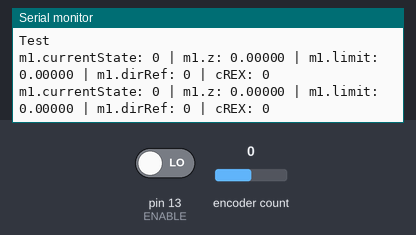
A sketch run on a simulated Arduino Uno, built with avr-gcc and run on an emulated ATmega328P. Shown: the last lines printed to the serial monitor. The test bench sets the inputs (shaded band); at power-on: pin 13 (ENABLE) LOW, encoder count 0. Random numbers use the default seed unless the sketch sets one.

Above: at 1.2 s.
1.3 s: pin 13 (ENABLE) driven HIGH
At 1.9 s:
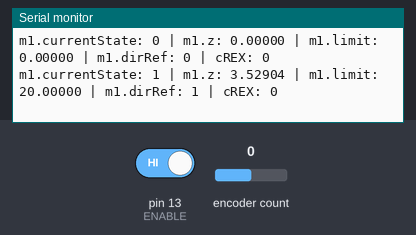
2.8 s: encoder count set to 1
At 3.4 s:
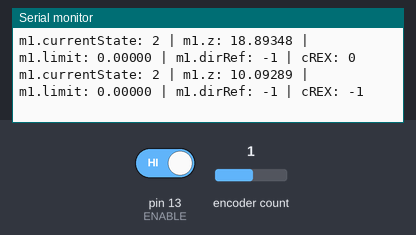
4.3 s: encoder count set to 2
At 4.9 s:
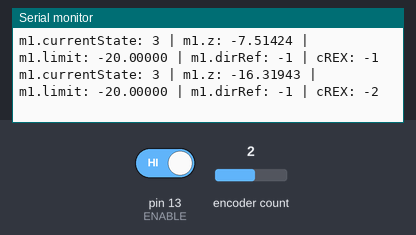
5.8 s: pin 13 (ENABLE) driven LOW
At 6.4 s:
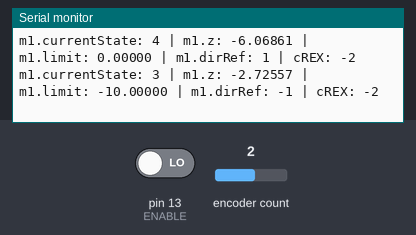
Timing chart, 0 to 8.3 s (numbered marks = the images above; inputs shaded):
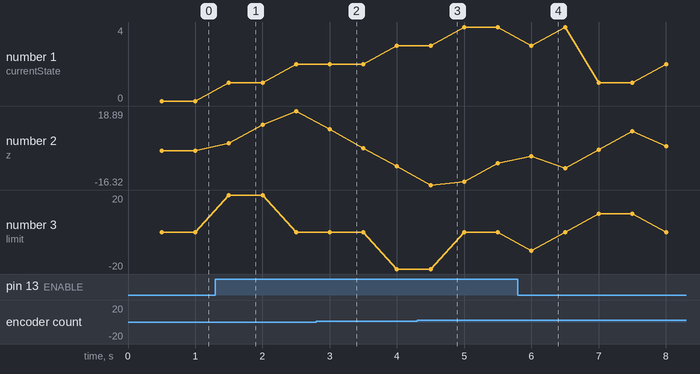

Measured:
- after the input at 1.3 s, the serial monitor: prints a new line after 0.20 s (image 1)
- after the input at 2.8 s, the serial monitor: prints a new line after 0.20 s (image 2)
- after the input at 4.3 s, the serial monitor: prints a new line after 0.20 s (image 3)
- after the input at 5.8 s, the serial monitor: prints a new line after 0.20 s (image 4)
- plotted number 1: 0 → 2 after the input at 1.3 s
- plotted number 2: 0 → 18.89 after the input at 1.3 s, 18.89 → -7.51 after the input at 2.8 s, -7.51 → -6.07 after the input at 4.3 s, -6.07 → 2.05 after the input at 5.8 s
- plotted number 3: 0 → -20 after the input at 2.8 s

The sketch:

DynaTable_IDE_v6.ino
```cpp
#include <Servo.h>
#include <math.h>
#include <stdio.h>
#include <stdlib.h>
#include <Encoder.h>

// Declaration of structures

struct motorDC {
  float z, limit, v;
  int dirRef, currentState;
};

struct motorSV {
  float limit;
  int currentState;
};

// Initialization of constants

const int L = 5; // Number of levels

const float D = 500; // Time step size in ms
const float T = 500; // Servo time in ms (min. 450 ms)

const float A = 20; // Maximum amplitude

const int DCXM1 = 2; // Motor pins
const int DCXM2 = 3;
const int DCYM1 = 4;
const int DCYM2 = 5;
/*
const int SV3 = ?;
const int SV4 = ?;
*/
const int ENABLE = 13; // Enable pin

const int ROTENCAX = 11; // Rotary encoder pins
const int ROTENCBX = 12;

// Initialization of variables used in the main functions and the FSM

bool mode = 0; // Continuous mode if 'true', pulse mode if 'false'
bool enable = 0; // In pulse mode, start cycle if 'true'

unsigned long counter = 0;

long cREX = 0;
int rREXPrev = 0;

unsigned long i = 0;
bool changed = 0;

// Initialization of motor structures

motorDC m1 = {0, 0, 0.00002, 0, 0};
motorDC m2 = {0, 0, 0.00002, 0, 0};

//Servo sv3;
motorSV m3 = {90, 0};

// Initialization rotary encoder
Encoder rotEncX(ROTENCAX, ROTENCBX);

unsigned long Told = 0;
unsigned long t1x = 0;
unsigned long t2x;

void setup() {
  pinMode(ENABLE, INPUT);

	pinMode(DCXM2, OUTPUT);
	pinMode(DCXM1, OUTPUT);

  pinMode(DCYM2, OUTPUT);
  pinMode(DCYM1, OUTPUT);
/*
  sv3.attach(SV3);
  sv3.write(90);
*/
	Serial.begin(115200);
  Serial.println("Test");

}

void loop() {

  enable = digitalRead(ENABLE);

  if (enable == true && changed == false) {
    i++;
    if (i > 10) {
      if (mode == true) {
        mode = false;
      }else if (mode == false) {
        mode = true;
      }else{
        mode = mode;
      }
      changed = true;
    }
  }else{
    i = 0;
    if (enable == false && changed == true) {
      changed = false;
    }
  }

  m1 = stateMachineDC(m1);

	m2 = stateMachineDC(m2);

	switch (m1.dirRef) {
		case -1:

		digitalWrite(DCXM2, LOW);
		digitalWrite(DCXM1, HIGH);

		break;

		case 0:

		digitalWrite(DCXM2, LOW);
		digitalWrite(DCXM1, LOW);

		break;

		case 1:

		digitalWrite(DCXM2, HIGH);
		digitalWrite(DCXM1, LOW);

		break;

	}

  switch (m2.dirRef) {
    case -1:

    digitalWrite(DCYM2, LOW);
    digitalWrite(DCYM1, HIGH);

    break;

    case 0:

    digitalWrite(DCYM2, LOW);
    digitalWrite(DCYM1, LOW);

    break;

    case 1:

    digitalWrite(DCYM2, HIGH);
    digitalWrite(DCYM1, LOW);

    break;

  }
/*
  digitalWrite(DCXM2, LOW);
  digitalWrite(DCXM1, LOW);

  digitalWrite(DCYM2, LOW);
  digitalWrite(DCYM1, LOW);
*/
  m3 = stateMachineSV(m3);
/*
  sv3.write(m3.limit);
*/
  t2x = micros();
  m1.z += (m1.dirRef*m1.v*(t2x-t1x));
  t1x = micros();

  int rREX = rotEncX.read();
  if (rREX != rREXPrev) {
    rREXPrev = rREX;
    cREX += m1.dirRef;
  }

  if (t1x >= Told + 500000) {
    Serial.print("m1.currentState: ");
    Serial.print(m1.currentState);
    Serial.print(" | m1.z: ");
    Serial.print(m1.z, 5);
    Serial.print(" | m1.limit: ");
    Serial.print(m1.limit, 5);
    Serial.print(" | m1.dirRef: ");
    Serial.print(m1.dirRef);
    Serial.print(" | cREX: ");
    Serial.println(cREX);
    Told = t1x;
  }

  m2.z += (m2.dirRef*m2.v*(D/1000));
/*
  Serial.print("m2.currentState: ");
  Serial.print(m2.currentState);
  Serial.print(" | m2.z: ");
  Serial.print(m2.z, 4);
  Serial.print(" | m2.limit: ");
  Serial.print(m2.limit, 4);
  Serial.print(" | m2.dirRef: ");
  Serial.println(m2.dirRef);

  Serial.print("m3.currentState: ");
  Serial.print(m3.currentState);
  Serial.print(" | m3.limit: ");
  Serial.println(m3.limit, 3);
*/
  ;

}
```

functions_v6.ino
```cpp
// Rotational direction calculated from the outputs of the rotary encoder

//bool rotEncAPrev = false;
//bool rotDirPrev = false;
//
//bool rotDir (bool rotEncA, bool rotEncB) {
//  bool rotDir = 0;
//
//  if (rotEncA != rotEncAPrev) {
//    rotDir = rotEncA^rotEncB && rotEncA^rotEncAPrev;
//  }else{
//    rotDir = rotDirPrev;
//  }
//  rotEncAPrev=rotEncA;
//  rotDirPrev=rotDir;
//
//  return rotDir;
//
//}

// The FSM used to determine the output of the motor

motorDC stateMachineDC(motorDC mTemp) {

  switch (mTemp.currentState) {
    case 0:

    if (mode == 1 || (mode == 0 && enable == 1)) {
      do {

        mTemp.limit = 2*A*random(-(L-1)/2,(L-1)/2+1)/(L-1);
//        mTemp.limit = 0.01;

      } while (mTemp.limit == 0);

      if (mTemp.limit > 0) {
        mTemp.dirRef = 1;
        mTemp.currentState = 1;
      }else if (mTemp.limit < 0) {
        mTemp.dirRef = -1;
        mTemp.currentState = 3;
      }else{
        mTemp.dirRef = 0;
        mTemp.currentState = 0;
      }

    }else{
      mTemp.currentState = 0;
      mTemp.limit = 0;
      mTemp.dirRef = 0;
    }

    break;

    case 1:

    if (mTemp.z >= mTemp.limit) {
      mTemp.currentState = 2;
      mTemp.limit = 0;
      mTemp.dirRef = -1;
    }else{
      mTemp.currentState = 1;
      mTemp.limit = mTemp.limit;
      mTemp.dirRef = 1;
    }

    break;

    case 2:

    if (mTemp.z <= mTemp.limit) {
      mTemp.currentState = 0;
      mTemp.limit = 0;
      mTemp.dirRef = 0;
    }else{
      mTemp.currentState = 2;
      mTemp.limit = 0;
      mTemp.dirRef = -1;
    }

    break;

    case 3:

    if (mTemp.z <= mTemp.limit) {
      mTemp.currentState = 4;
      mTemp.limit = 0;
      mTemp.dirRef = 1;
    }else{
      mTemp.currentState = 3;
      mTemp.limit = mTemp.limit;
      mTemp.dirRef = -1;
    }

    break;

    case 4:

    if (mTemp.z >= mTemp.limit) {
      mTemp.currentState = 0;
      mTemp.limit = 0;
      mTemp.dirRef = 0;
    }else{
      mTemp.currentState = 4;
      mTemp.limit = 0;
      mTemp.dirRef = 1;
    }

    break;

  }

  return mTemp;

}

motorSV stateMachineSV(motorSV mTemp) {

  switch (mTemp.currentState) {
    case 0:

    if (mode == true || (mode == false && enable == true)) {
      do {

        mTemp.limit = random(30, 150);

      } while (mTemp.limit == 90);

      mTemp.currentState = 1;

      counter++;

    }else{
      mTemp.currentState = 0;
      mTemp.limit = 90;
      counter = 0;
    }

    break;

    case 1:

    if (counter >= (T/D)) {
      mTemp.currentState = 2;
      mTemp.limit = 90;
      counter = 0;
    }else{
      mTemp.currentState = 1;
      mTemp.limit = mTemp.limit;
      counter++;
    }

    break;

    case 2:

    if (counter >= (T/D)) {
      mTemp.currentState = 0;
      mTemp.limit = 90;
      counter = 0;
    }else{
      mTemp.currentState = 2;
      mTemp.limit = mTemp.limit;
      counter++;
    }

    break;

  }

  return mTemp;

}
```
